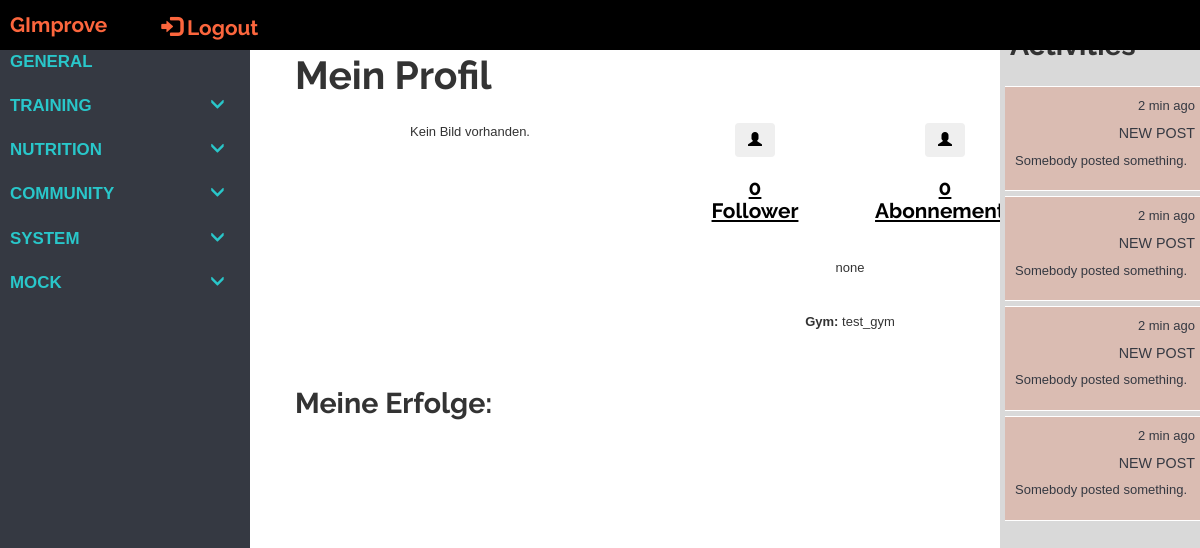
Before: /tracker/user_profile/1 (signed in) with the older database file.
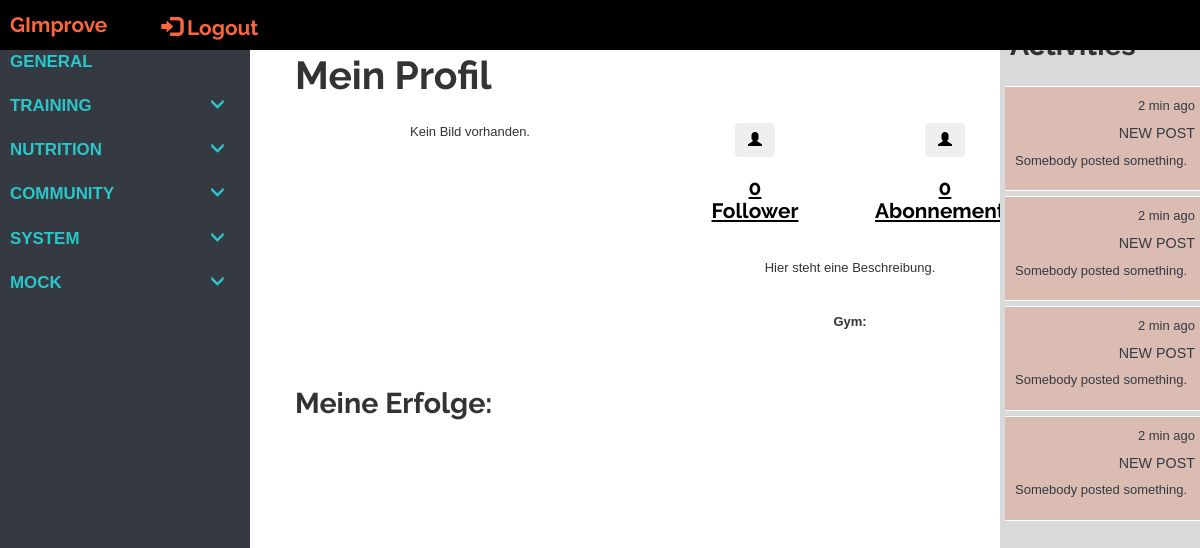
After: the same page with the newer database file.
### tracker/models/models.py (models this page shows, shortened)
class Profile(models.Model):
    user = models.OneToOneField(User, primary_key=True, on_delete=models.CASCADE)
    bio = models.TextField(max_length=1000, blank=True, help_text="Beschreibung.")
    profile_image = models.ImageField(upload_to=get_image_path, blank=True, null=True)
    def get_follows_connections(self):
        connections = Connection.objects.filter(follower=self.user)
        return connections
    class Meta:
        abstract = True
    def __str__(self):
        return str(self.user)

class UserProfile(Profile):
    date_of_birth = models.DateField(null=False, blank=False)
    gym = models.ManyToManyField('GymProfile', blank=True)
    rfid_tag = models.CharField('RFID', max_length=10, blank=True, null=True)
    achievements = models.ManyToManyField('Achievement', blank=True)
    _pr_active_set = models.ForeignKey('Set', blank=True, null=True, on_delete=models.DO_NOTHING)
    @property
    def active_set(self):
        """
        Returns active set. If set has not been changed during the last 15 seconds, returns None.
        """
        if self._pr_active_set is not None:
            time_diff = timezone.now() - self._pr_active_set.last_update
            if time_diff.seconds > 15:
                self._pr_active_set = None
        return self._pr_active_set

class GymProfile(Profile):
    members = models.ManyToManyField('UserProfile', blank=True)

### tracker/views/views.py (the view)
# urls.py: url(r'^user_profile/(?P<pk>\d+)$', views.UserProfileView.as_view(), name='profile'),
class UserProfileView(LoginRequiredMixin, generic.DetailView):
    model = UserProfile
    context_object_name = 'profile'
    template_name = 'tracker/User/user_profile.html'
    def get_context_data(self, **kwargs):
        context = super().get_context_data(**kwargs)
        context['base_template'] = 'tracker/User/user_tracker_base.html'
        return context

### tracker/templates/tracker/User/user_profile.html (shortened to what this page needs)
{% extends base_template %}
{% block extra_head %}
{% load static %}
<link rel="stylesheet" href="{% static 'css/style.css' %}">
{% endblock %}
{% block site_content %}
<div class="container background-col">
    <div class="row full-height">
        <div class="col-xs-12 col-sm-12 col-md-12 col-lg-12 padding-0">
            <div class="row row-eq-height">
                {% if profile.user == user %}
                    <div class="col-xs-12 col-sm-12 col-md-12 col-lg-12">
                        <h1>Mein Profil</h1>
                    </div>
                {% else %}
                    <div class="col-xs-12 col-sm-12 col-md-12 col-lg-12 hcenter">
                        <h1>{{ profile.user.username }}'s Profil</h1>
                    </div>
                {% endif %}
            </div>
            <div class="row text-center row-eq-height sm-row-padding">
                <div class="col-xs-12 col-sm-12 col-md-4 col-lg-4 full-h">
                    <div class="row">
                        <div class="col-xs-12 col-sm-12 col-md-4 col-lg-4 full-width">
                            {% if profile.profile_image %}
                                <img src='{{ profile.profile_image.url  }}' class="profile-img img-resize" alt="Profile Image"/>
                            {% else %}
                                <p>Kein Bild vorhanden.</p>
                            {% endif %}
                        </div>
                        <div class="col-xs-12 col-sm-12 col-md-4 col-lg-4 full-width">
                        </div>
                    </div>
                </div>
                <div class="col-xs-4 col-sm-4 col-md-2 col-lg-2">
                    <a href="{% url 'followers' profile.user.id %}" class="text-center black-text">
                        <button type="button" class="btn" aria-label="Left Align">
                            <span class="glyphicon glyphicon-user" aria-hidden="true"></span>
                        </button>
                        <h3><b>{{ zzprofile.get_follower_connections |length }}<br>Follower</b></h3>
                    </a>
                </div>
                <div class="col-xs-4 col-sm-4 col-md-2 col-lg-2">
                    <a href="{% url 'followers' profile.user.id %}" class="text-center black-text">
                        <button type="button" class="btn" aria-label="Left Align">
                            <span class="glyphicon glyphicon-user" aria-hidden="true"></span>
                        </button>
                        <h3><b>{{ profile.get_follows_connections |length }}<br>Abonnements</b></h3>
                    </a>
                </div>
                <div class="col-xs-4 cglyol-sm-4 col-md-2 col-lg-2">
                    <a href="#" class="text-center black-text">
                        <h3><b>{{ profile.achievements.all |length }}<br>Erfolge</b></h3>
                    </a>
                </div>
            </div>
            {% if profile.bio %}
                <div class="row text-center sm-row-padding">
                    <div class="col-xs-12 col-sm-12 col-md-12 col-lg-12">
                        <p>{{ profile.bio }}</p>
                    </div>
                </div>
            {% endif %}
            {% if profile.gym %}
                <div class="row text-center sm-row-padding">
                    <div class="col-xs-12 col-sm-12 col-md-12 col-lg-12">
                            <p><b>Gym: </b>
                                {% for gym in profile.gym.all %}
                                    {{ gym }}
                                {% endfor %}
                            </p>
                    </div>
                </div>
            {% endif %}
            <div class="row sm-row-padding">
                <div class="col-xs-12 col-sm-12 col-md-12 col-lg-12">
                    {% if profile.user == user %}
                        <h2>Meine Erfolge:</h2>
                    {% else %}
                        <h2><b>{{ profile.user.username }}'s Erfolge:</b></h2>
                    {% endif %}
                </div>
            </div>
        </div>
    </div>
</div>
{% endblock %}

### tracker/templates/tracker/User/user_tracker_base.html (shortened to what this page needs)
{% extends "tracker/tracker_base.html" %}
{% block sidebar_content %}
                <li class="sidebar-category">
                    <div class="sidebar-category-header">
                        <a href="{% url 'activities' user.id %}">general</a>
                    </div>
                </li>
                <li class="sidebar-category">
                    <div class="sidebar-category-header">
                        <a href="#training-subnav" data-toggle="collapse" aria-expanded="false">Training</a>
                    </div>
                </li>
                <li class="sidebar-category">
                    <div class="sidebar-category-header">
                        <a href="#nutrition-subnav" data-toggle="collapse" aria-expanded="false">Nutrition</a>
                    </div>
                </li>
                <li class="sidebar-category">
                    <div class="sidebar-category-header">
                        <a href="#community-subnav" data-toggle="collapse" aria-expanded="false">Community</a>
                    </div>
                </li>
                <li class="sidebar-category">
                    <div class="sidebar-category-header">
                        <a href="#system-subnav" data-toggle="collapse" aria-expanded="false">system</a>
                    </div>
                </li>
                <li class="sidebar-category">
                    <div class="sidebar-category-header">
                        <a href="#mockup-subnav" data-toggle="collapse" aria-expanded="false">Mock</a>
                    </div>
                </li>
{% endblock %}

### tracker/templates/tracker/tracker_base.html (shortened to what this page needs)
<!DOCTYPE html>
<html lang="en">
<head>
  <link rel="stylesheet" href="https://maxcdn.bootstrapcdn.com/bootstrap/3.3.7/css/bootstrap.min.css">
  {% load static %}
  <link rel="stylesheet" href="{% static 'tracker/css/tracker_style.css' %}">
  {% block extra_head %}
  {% endblock %}
</head>
<body>
        <nav class="navbar navbar-fixed-top">
            <div class="container-fluid" id="header-container">
                <div class="navbar-header">
                    <a class="navbar-brand" href="/tracker/">GImprove</a>
                    <a class="pull-right navbar-brand" href="{% url 'logout'%}?next={{request.path}}"><span class="glyphicon glyphicon-log-in"></span> Logout</a>
                </div>
            </div>
        </nav>
        <div id="toggle-wrapper" class="container-fluid toggled">
        <div id="sidebar-wrapper">
            <ul class="sidebar-nav">
                {% block sidebar_content %}
                {% endblock %}
            </ul>
        </div>
        <div id="page-content-wrapper">
            <div class="container-fluid">
                <div class="row" id="page-row">
                    <div class="col-xs-12 col-sm-12 col-md-9 col-lg-10" id="content">
                            <a href="#menu-toggle" class="btn btn-secondary" id="menu-toggle">Toggle Menu</a>
                            {% block site_content %}
                            {% endblock %}
                    </div>
                    <div class="hidden-xs hidden-sm col-md-3 col-lg-2 full-height" id="activity-bar">
                        <div class="activity-header">
                            <h2>Activities</h2>
                        </div>
                        <div class="activities">
                            <div class="activity">
                                <div class="activity-log">
                                    <p>2 min ago</p>
                                </div>
                                <div class="activity-content">
                                    <h5>new post</h5>
                                    <p>Somebody posted something.</p>
                                </div>
                            </div>
                            <div class="activity">
                                <div class="activity-log">
                                    <p>2 min ago</p>
                                </div>
                                <div class="activity-content">
                                    <h5>new post</h5>
                                    <p>Somebody posted something.</p>
                                </div>
                            </div>
                            <div class="activity">
                                <div class="activity-log">
                                    <p>2 min ago</p>
                                </div>
                                <div class="activity-content">
                                    <h5>new post</h5>
                                    <p>Somebody posted something.</p>
                                </div>
                            </div>
                            <div class="activity">
                                <div class="activity-log">
                                    <p>2 min ago</p>
                                </div>
                                <div class="activity-content">
                                    <h5>new post</h5>
                                    <p>Somebody posted something.</p>
                                </div>
                            </div>
                        </div>
                    </div>
                </div>
            </div>
        </div>
    </div>
    {% load static %}
</body>
</html>

### tracker/static/tracker/css/tracker_style.css (style rules this page uses)
html, body { height: 100%; min-height: 100%; width: 100%; min-width: 100%; margin: 0px; max-width: 100%; padding: 0px; font-family: TrajanPro-Regular, 'Lucida Grande', sans-serif; overflow-x: hidden; }
h2 { font-size: 2.0rem; }
body { padding-top: 50px; }
@media only screen and (min-width: 701px) and (max-width: 1280px) { html, body { font-size: 13px; } }
#toggle-wrapper { padding: 0; -webkit-transition: all 0.5s ease; -moz-transition: all 0.5s ease; -o-transition: all 0.5s ease; transition: all 0.5s ease; }
#toggle-wrapper.toggled { padding-left: 250px; }
#sidebar-wrapper { z-index: 1000; position: fixed; left: 250px; width: 0; height: 100%; margin-left: -250px; overflow-y: auto; background: rgb(53, 57, 66); -webkit-transition: all 0.5s ease; -moz-transition: all 0.5s ease; -o-transition: all 0.5s ease; transition: all 0.5s ease; }
#toggle-wrapper.toggled #sidebar-wrapper { width: 250px; }
#page-content-wrapper { width: 100%; position: absolute; padding: 15px; }
#toggle-wrapper.toggled #page-content-wrapper { position: absolute; margin-right: -250px; }
.navbar { background: rgb(53, 57, 66); height: 50px; }
.navbar-header a { font-size: 1.6rem; font-weight: bold; color: rgb(252, 102, 61); margin-left: 3.0rem; margin-right: 3.0rem; text-align: center; }
.navbar-header { background-color: black; min-height: 100%; }
.sidebar-nav { position: absolute; top: 0; width: 250px; margin: 0px; padding: 0px; list-style: none; color: rgb(217, 217, 217); font-height: 1.1rem; padding-top: 40px; }
.sidebar-nav a { text-transform: uppercase; text-decoration: none; color: rgb(217, 217, 217); font-weight: bold; }
.sidebar-category { margin-top: 10px; margin-bottom: 20px; margin-left: 10px; font-weight: bold; text-transform: uppercase; }
.sidebar-category-header a { font-size: 1.3rem; color: rgb(41, 199, 202); margin-bottom: 5px; }
a[data-toggle="collapse"] { position: relative; }
a[aria-expanded="false"]::before, a[aria-expanded="true"]::before { content: '\e259'; display: block; position: absolute; left: 200px; font-family: 'Glyphicons Halflings'; font-size: 1.1rem; }
@media (min-width:768px) { #toggle-wrapper { padding-left: 0; } }
@media (min-width:768px) { #toggle-wrapper.toggled { padding-left: 250px; } }
@media (min-width:768px) { #sidebar-wrapper { width: 0; } }
@media (min-width:768px) { #toggle-wrapper.toggled #sidebar-wrapper { width: 250px; } }
@media (min-width:768px) { #page-content-wrapper { padding: 0px; position: relative; } }
@media (min-width:768px) { #toggle-wrapper.toggled #page-content-wrapper { position: relative; margin-right: 0; } }
#activity-bar { background-color: rgb(217, 217, 217); min-height: calc(100vh - 50px); right: 0; position: fixed; padding: 0px; max-height: 100%; }
.activity-header { padding: 10px; }
.activities { height: auto; overflow: scroll; -webkit-overflow-scrolling: touch; -ms-overflow-style: none; max-height: 100%; }
.activity { padding: 6px; margin: 0px; border-top: 1px solid white; border-bottom: 1px solid white; color: rgb(53, 57, 66); height: auto; width: 100%; }
.activity h5 { font-size: 1.1rem; text-transform: uppercase; }
.activity-log { font-size: 0.7rem; text-align: right; }
#page-row { min-height: 100vh; margin: 0px; padding: 0px; }
.container-fluid { margin: 0px; padding: 0px; }
.full-height { min-height: 100%; height: 100%; }
.full-width { min-width: 100%; }

Changed rows visible on the page:
no longer on this page (row edited): GymProfile: user_id.username "test_gym"
changed UserProfile: bio "none" → "Hier steht eine Beschreibung."
